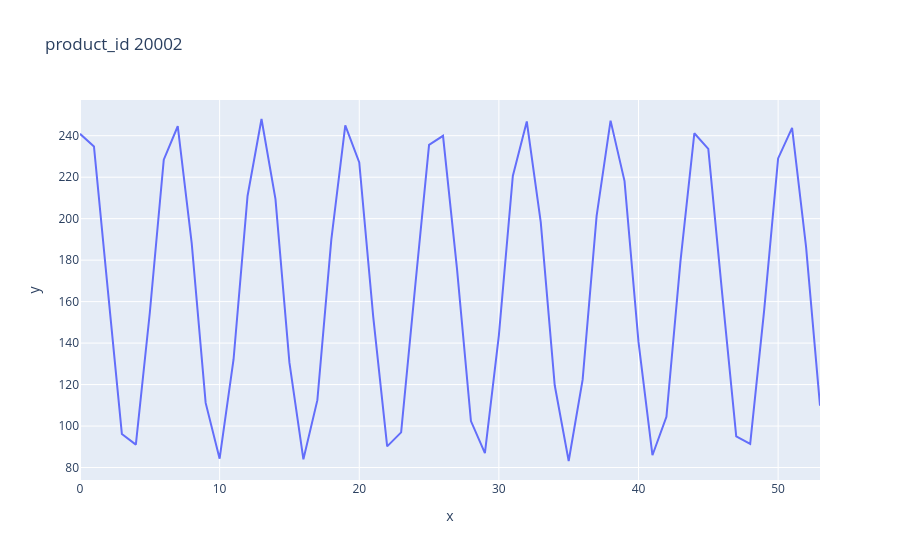

Notebook source saved alongside this figure:
### Code cell
producto= 20002
tbl = tb_ventas.filter(pl.col("product_id") == producto)

gr = px.line(
    y=tbl.select("tn").to_series(),
    title="product_id " + str(producto)
)

gr.show()

### Figure 1 — Plotly figure (JSON) as saved in the notebook; plotly's stock layout.template omitted (floating-point values rounded to 4 significant figures)
{"data": [{"hovertemplate": "x=%{x}<br>y=%{y}<extra></extra>", "legendgroup": "", "line": {"color": "#636efa", "dash": "solid"}, "marker": {"symbol": "circle"}, "mode": "lines", "name": "", "orientation": "v", "showlegend": false, "type": "scatter", "x": [0, 1, 2, 3, 4, 5, 6, 7, 8, 9, 10, 11, 12, 13, 14, 15, 16, 17, 18, 19, 20, 21, 22, 23, 24, 25, 26, 27, 28, 29, 30, 31, 32, 33, 34, 35, 36, 37, 38, 39, 40, 41, 42, 43, 44, 45, 46, 47, 48, 49, 50, 51, 52, 53], "xaxis": "x", "y": [240.9, 234.8, 165.2, 96.13, 91.05, 154.6, 228.4, 244.6, 188.2, 111.2, 84.27, 132.2, 211.0, 248.1, 209.4, 130.6, 83.97, 112.5, 189.9, 245.0, 227.1, 152.7, 90.18, 96.97, 166.9, 235.6, 240.0, 175.9, 102.4, 86.93, 143.8, 220.6, 246.9, 198.3, 119.6, 83.15, 122.4, 201.3, 247.3, 218.1, 140.6, 85.93, 104.4, 179.1, 241.2, 233.7, 163.4, 95.05, 91.36, 155.8, 229.0, 243.8, 186.5, 109.8], "yaxis": "y"}], "layout": {"legend": {"tracegroupgap": 0}, "title": {"text": "product_id 20002"}, "xaxis": {"anchor": "y", "domain": [0, 1], "title": {"text": "x"}}, "yaxis": {"anchor": "x", "domain": [0, 1], "title": {"text": "y"}}}}
